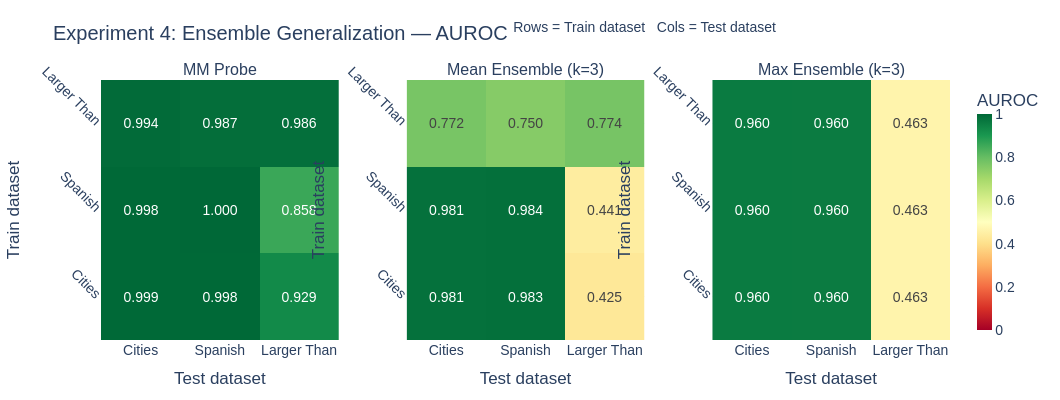

The code cell stored with this chart in its notebook:
### Code cell
for metric, metric_title in [("auroc", "AUROC"), ("tpr@1fpr", "TPR @ 1% FPR")]:
    mm_mat = gen_to_matrix(gen_mm, metric, DATASET_NAMES)
    ens_mean_mat = gen_to_matrix(gen_ens_mean, metric, DATASET_NAMES)
    ens_max_mat = gen_to_matrix(gen_ens_max, metric, DATASET_NAMES)

    fig = make_subplots(
        rows=1, cols=3,
        subplot_titles=["MM Probe", f"Mean Ensemble (k={best_k})", f"Max Ensemble (k={best_k})"],
        horizontal_spacing=0.08,
    )

    for col, mat in enumerate([mm_mat, ens_mean_mat, ens_max_mat], start=1):
        fig.add_trace(go.Heatmap(
            z=mat,
            x=labels_display,
            y=labels_display,
            text=[[f"{v:.3f}" for v in row] for row in mat],
            texttemplate="%{text}",
            colorscale="RdYlGn",
            zmin=0, zmax=1,
            showscale=(col == 3),
            colorbar=dict(title=metric_title, thickness=15),
        ), row=1, col=col)

    fig.update_layout(
        **PLOT_BASE,
        title=(
            f"Experiment 4: Ensemble Generalization — {metric_title}\n"
            "<sup>Rows = Train dataset &nbsp; Cols = Test dataset</sup>"
        ),
        height=400, width=1060,
    )
    fig.update_yaxes(title_text="Train dataset", tickangle=45)
    for col in range(1, 4):
        fig.update_xaxes(title_text="Test dataset", row=1, col=col)
    fig.show()
    metric_slug = metric.replace("@", "at").replace("%", "pct").replace(" ", "_")
    save_fig(fig, f"exp4_ensemble_generalization_{metric_slug}")

### Figure 1 — Plotly figure (JSON) as saved in the notebook; plotly's stock layout.template omitted (floating-point values rounded to 4 significant figures)
{"data": [{"colorbar": {"thickness": 15, "title": {"text": "AUROC"}}, "colorscale": [[0, "rgb(165,0,38)"], [0.1, "rgb(215,48,39)"], [0.2, "rgb(244,109,67)"], [0.3, "rgb(253,174,97)"], [0.4, "rgb(254,224,139)"], [0.5, "rgb(255,255,191)"], [0.6, "rgb(217,239,139)"], [0.7, "rgb(166,217,106)"], [0.8, "rgb(102,189,99)"], [0.9, "rgb(26,152,80)"], [1, "rgb(0,104,55)"]], "showscale": false, "text": [["0.999", "0.998", "0.929"], ["0.998", "1.000", "0.858"], ["0.994", "0.987", "0.986"]], "texttemplate": "%{text}", "type": "heatmap", "x": ["Cities", "Spanish", "Larger Than"], "xaxis": "x", "y": ["Cities", "Spanish", "Larger Than"], "yaxis": "y", "z": [[0.9989, 0.9984, 0.9294], [0.9982, 1.0, 0.8582], [0.9937, 0.9865, 0.986]], "zmax": 1, "zmin": 0}, {"colorbar": {"thickness": 15, "title": {"text": "AUROC"}}, "colorscale": [[0, "rgb(165,0,38)"], [0.1, "rgb(215,48,39)"], [0.2, "rgb(244,109,67)"], [0.3, "rgb(253,174,97)"], [0.4, "rgb(254,224,139)"], [0.5, "rgb(255,255,191)"], [0.6, "rgb(217,239,139)"], [0.7, "rgb(166,217,106)"], [0.8, "rgb(102,189,99)"], [0.9, "rgb(26,152,80)"], [1, "rgb(0,104,55)"]], "showscale": false, "text": [["0.981", "0.983", "0.425"], ["0.981", "0.984", "0.441"], ["0.772", "0.750", "0.774"]], "texttemplate": "%{text}", "type": "heatmap", "x": ["Cities", "Spanish", "Larger Than"], "xaxis": "x2", "y": ["Cities", "Spanish", "Larger Than"], "yaxis": "y2", "z": [[0.9807, 0.9833, 0.4249], [0.9812, 0.9841, 0.4413], [0.7724, 0.75, 0.7736]], "zmax": 1, "zmin": 0}, {"colorbar": {"thickness": 15, "title": {"text": "AUROC"}}, "colorscale": [[0, "rgb(165,0,38)"], [0.1, "rgb(215,48,39)"], [0.2, "rgb(244,109,67)"], [0.3, "rgb(253,174,97)"], [0.4, "rgb(254,224,139)"], [0.5, "rgb(255,255,191)"], [0.6, "rgb(217,239,139)"], [0.7, "rgb(166,217,106)"], [0.8, "rgb(102,189,99)"], [0.9, "rgb(26,152,80)"], [1, "rgb(0,104,55)"]], "showscale": true, "text": [["0.960", "0.960", "0.463"], ["0.960", "0.960", "0.463"], ["0.960", "0.960", "0.463"]], "texttemplate": "%{text}", "type": "heatmap", "x": ["Cities", "Spanish", "Larger Than"], "xaxis": "x3", "y": ["Cities", "Spanish", "Larger Than"], "yaxis": "y3", "z": [[0.9599, 0.9595, 0.4634], [0.9599, 0.9595, 0.4634], [0.9599, 0.9595, 0.4634]], "zmax": 1, "zmin": 0}], "layout": {"annotations": [{"font": {"size": 16}, "showarrow": false, "text": "MM Probe", "x": 0.14, "xanchor": "center", "xref": "paper", "y": 1, "yanchor": "bottom", "yref": "paper"}, {"font": {"size": 16}, "showarrow": false, "text": "Mean Ensemble (k=3)", "x": 0.5, "xanchor": "center", "xref": "paper", "y": 1, "yanchor": "bottom", "yref": "paper"}, {"font": {"size": 16}, "showarrow": false, "text": "Max Ensemble (k=3)", "x": 0.86, "xanchor": "center", "xref": "paper", "y": 1, "yanchor": "bottom", "yref": "paper"}], "font": {"family": "Arial, sans-serif", "size": 14}, "height": 400, "legend": {"bgcolor": "rgba(255,255,255,0.8)", "bordercolor": "#E5E7EB", "borderwidth": 1}, "margin": {"b": 60, "l": 70, "r": 40, "t": 80}, "title": {"text": "Experiment 4: Ensemble Generalization — AUROC\n<sup>Rows = Train dataset &nbsp; Cols = Test dataset</sup>"}, "width": 1060, "xaxis": {"anchor": "y", "domain": [0, 0.28], "title": {"text": "Test dataset"}}, "xaxis2": {"anchor": "y2", "domain": [0.36, 0.64], "title": {"text": "Test dataset"}}, "xaxis3": {"anchor": "y3", "domain": [0.72, 1], "title": {"text": "Test dataset"}}, "yaxis": {"anchor": "x", "domain": [0, 1], "tickangle": 45, "title": {"text": "Train dataset"}}, "yaxis2": {"anchor": "x2", "domain": [0, 1], "tickangle": 45, "title": {"text": "Train dataset"}}, "yaxis3": {"anchor": "x3", "domain": [0, 1], "tickangle": 45, "title": {"text": "Train dataset"}}}}
